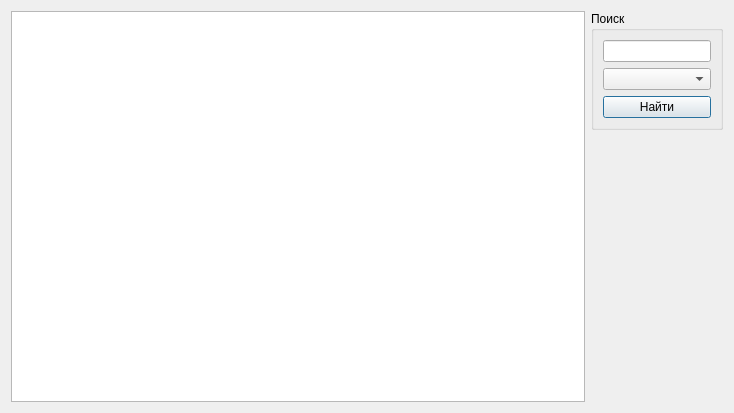
<?xml version="1.0" encoding="UTF-8"?>
<ui version="4.0">
 <class>eventlog</class>
 <widget class="QDialog" name="eventlog">
  <property name="geometry">
   <rect>
    <x>0</x>
    <y>0</y>
    <width>734</width>
    <height>409</height>
   </rect>
  </property>
  <property name="windowTitle">
   <string>Журнал событий</string>
  </property>
  <layout class="QGridLayout" name="gridLayout">
   <item row="0" column="0" rowspan="2">
    <widget class="QTableView" name="alerts_table">
     <property name="minimumSize">
      <size>
       <width>551</width>
       <height>391</height>
      </size>
     </property>
     <property name="autoFillBackground">
      <bool>true</bool>
     </property>
     <attribute name="horizontalHeaderDefaultSectionSize">
      <number>120</number>
     </attribute>
     <attribute name="horizontalHeaderStretchLastSection">
      <bool>true</bool>
     </attribute>
    </widget>
   </item>
   <item row="0" column="1" alignment="Qt::AlignRight">
    <widget class="QGroupBox" name="groupBox">
     <property name="maximumSize">
      <size>
       <width>159</width>
       <height>135</height>
      </size>
     </property>
     <property name="layoutDirection">
      <enum>Qt::LeftToRight</enum>
     </property>
     <property name="title">
      <string>Поиск</string>
     </property>
     <layout class="QVBoxLayout" name="verticalLayout">
      <item>
       <widget class="QLineEdit" name="StrToSearch_Edit"/>
      </item>
      <item>
       <widget class="QComboBox" name="Field_ComboBox"/>
      </item>
      <item>
       <widget class="QPushButton" name="TryFind_Button">
        <property name="text">
         <string>Найти</string>
        </property>
       </widget>
      </item>
     </layout>
    </widget>
   </item>
   <item row="1" column="1">
    <spacer name="verticalSpacer">
     <property name="orientation">
      <enum>Qt::Vertical</enum>
     </property>
     <property name="sizeHint" stdset="0">
      <size>
       <width>20</width>
       <height>247</height>
      </size>
     </property>
    </spacer>
   </item>
  </layout>
 </widget>
 <resources/>
 <connections/>
</ui>
